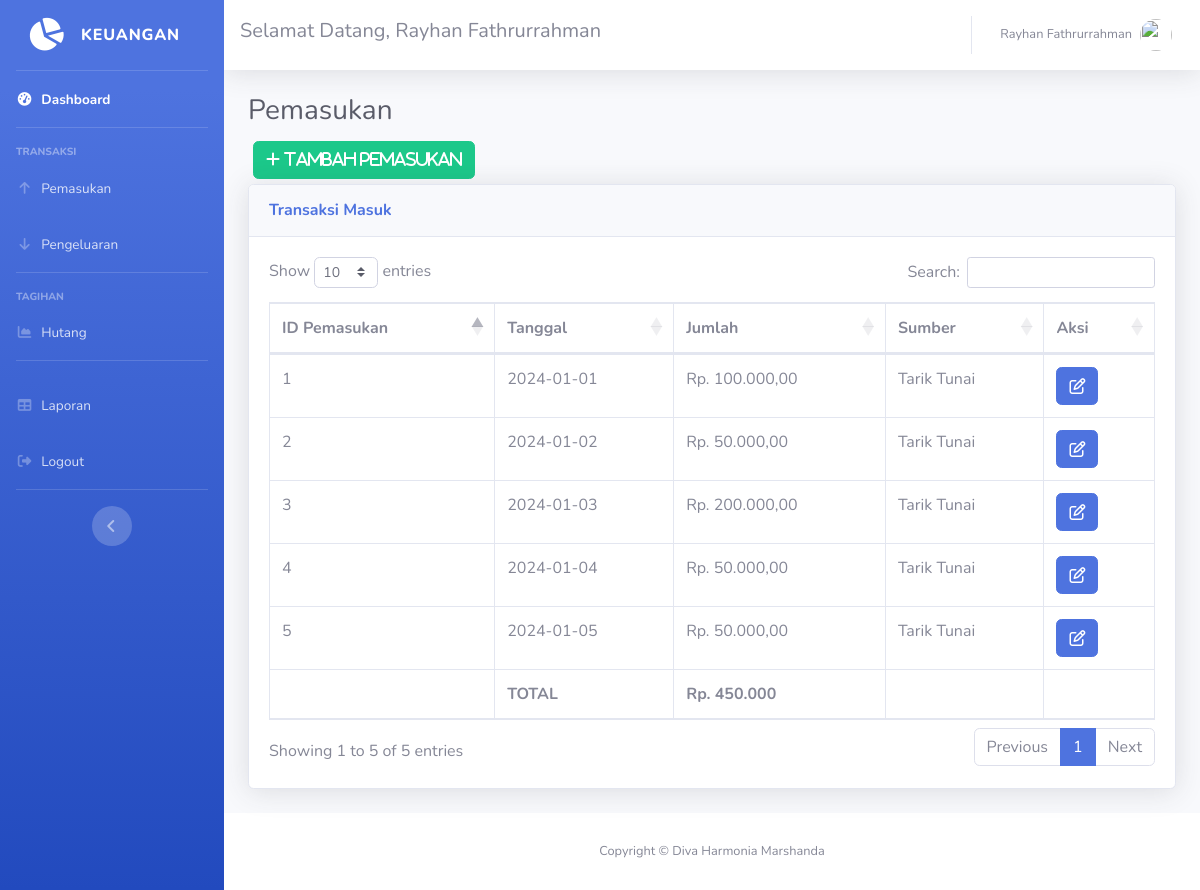
Page /pendapatan.php (signed in) on the committed database.
### tables this page shows
CREATE TABLE `pemasukan` (
  `id_pemasukan` int(11) NOT NULL,
  `tgl_pemasukan` date NOT NULL,
  `jumlah` int(11) NOT NULL,
  `sumber` text NOT NULL
);

### pendapatan.php (the view, shortened to what this page needs)
<!DOCTYPE html>
<html lang="en">
<head>
  <link href="vendor/fontawesome-free/css/all.min.css" rel="stylesheet" type="text/css">
  <link href="css/sb-admin-2.min.css" rel="stylesheet">
  <link href="vendor/datatables/dataTables.bootstrap4.min.css" rel="stylesheet">
</head>
<body id="page-top">
<?php
require 'koneksi.php';
require 'sidebar.php'; ?>
      <div id="content">
<?php require ('navbar.php'); ?>
        <div class="container-fluid">
          <div class="row">
					   <div class="col-lg-12">
             <h1 class="h3 mb-2 text-gray-800">Pemasukan</h1>
					   <button type="button" class="btn btn-success" style="margin:5px" data-toggle="modal" data-target="#myModalTambah"><i class="fa fa-plus"> Tambah Pemasukan</i></button><br>
          <div class="card shadow mb-4">
            <div class="card-header py-3">
              <h6 class="m-0 font-weight-bold text-primary">Transaksi Masuk</h6>
            </div>
            <div class="card-body">
              <div class="table-responsive">
               <table class="table table-bordered" id="dataTable" width="100%" cellspacing="0">
                  <thead>
                    <tr>
                      <th>ID Pemasukan</th>
                      <th>Tanggal</th>
                      <th>Jumlah</th>
                      <th>Sumber</th>
					  <th>Aksi</th>
                    </tr>
                  </thead>
                  <tbody>
                    <?php
                    $query = mysqli_query($koneksi,"SELECT * FROM pemasukan");
                    $jumlahmasuk = 0;
                    while ($data = mysqli_fetch_assoc($query)) {
                      $jumlah = $data['jumlah'];
                      $jumlahmasuk = $jumlahmasuk + $jumlah;
                    ?>
                    <tr>
                      <td><?=$data['id_pemasukan']?></td>
                      <td><?=$data['tgl_pemasukan']?></td>
                      <td>Rp. <?=number_format($data['jumlah'],2,',','.');?></td>
                      <td><?=$data['sumber']?></td>
					  <td>
<a href="#" type="button" class=" fa fa-edit btn btn-primary btn-md" data-toggle="modal" data-target="#myModal<?php echo $data['id_pemasukan']; ?>"></a>
</td>
</tr>
  </div>
<?php
}
?>
                  <tfoot>
                    <tr>
                      <th></th>
                      <th>TOTAL</th>
                      <th><?= 'Rp. ' . number_format($jumlahmasuk, 0, ',', '.'); ?></th>
                      <th></th>
                      <th></th>
                    </tr>
                  </tfoot>
              </div>
            </div>
          </div>
		  </div>
<?php require 'footer.php'?>
</body>
</html>

### rows in the picture
pemasukan: id_pemasukan "1", tgl_pemasukan "2024-01-01", jumlah "100.000,00", sumber "Tarik Tunai"
pemasukan: id_pemasukan "2", tgl_pemasukan "2024-01-02", jumlah "50.000,00", sumber "Tarik Tunai"
pemasukan: id_pemasukan "3", tgl_pemasukan "2024-01-03", jumlah "200.000,00", sumber "Tarik Tunai"
pemasukan: id_pemasukan "4", tgl_pemasukan "2024-01-04", jumlah "50.000,00", sumber "Tarik Tunai"
pemasukan: id_pemasukan "5", tgl_pemasukan "2024-01-05", jumlah "50.000,00", sumber "Tarik Tunai"

### other values in the picture
$_SESSION['nama'] "Rayhan Fathrurrahman"
$jumlahmasuk "450.000"
